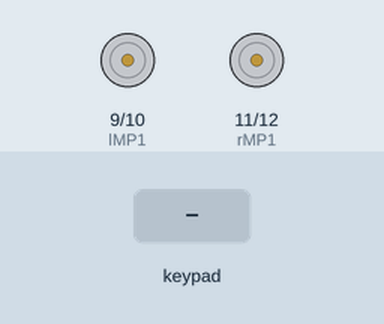
Simulated run of this sketch. Board: Arduino Uno, built with avr-gcc and run on an emulated ATmega328P. Parts: motor-driver pin pairs drawn as motors (green arrow = first pin HIGH = forward, orange = second pin HIGH = backward, longer = more drive, scaled by the enable pin). The test bench sets the inputs (shaded band).

Above: at 1.2 s.
1.3 s: key 'U' pressed
At 1.5 s:
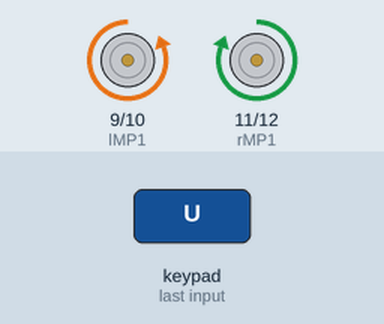
3.2 s: key 'D' pressed
At 3.4 s:
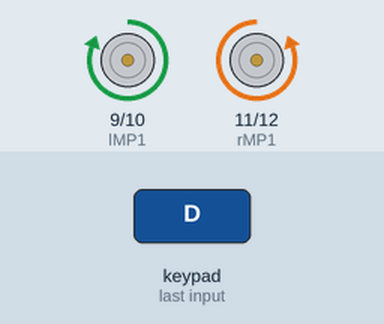
5.1 s: key 'L' pressed
At 5.3 s:
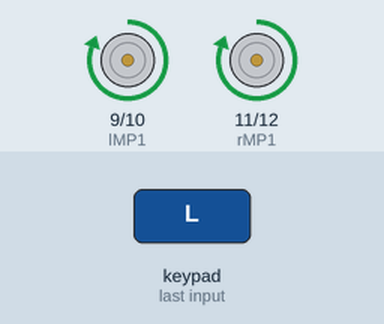
7.0 s: key 'R' pressed
At 7.2 s:
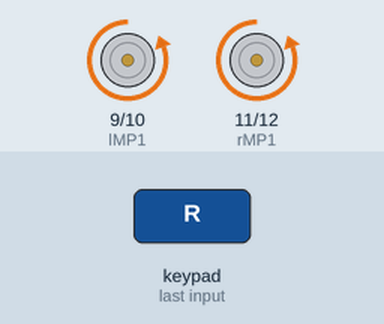
Timing chart, 0 to 9.9 s (numbered marks = the images above; inputs shaded):
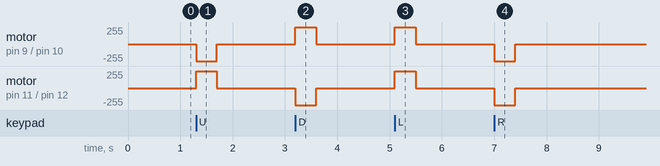

The sketch:

RC_car.ino
```cpp
#define CUSTOM_SETTINGS
#define INCLUDE_GAMEPAD_MODULE
#include <Dabble.h>

int EN_right = 7;
int rMP1 = 11;
int rMP2 = 12;

int EN_left = 8;
int lMP1 = 9;
int lMP2 = 10;

void setup() {
  // put your setup code here, to run once:

  pinMode(EN_right, OUTPUT);
  pinMode(rMP1, OUTPUT);
  pinMode(rMP2, OUTPUT);

  pinMode(EN_left, OUTPUT);
  pinMode(lMP1, OUTPUT);
  pinMode(lMP2, OUTPUT);


  Dabble.begin(9600, 2, 3);

}

void loop() {
  // put your main code here, to run repeatedly:
  int rMP_speed = 0;
  int lMP_speed = 0;

  Dabble.processInput();

  if (GamePad.isUpPressed()){
    rMP_speed = -255;
    lMP_speed = -255;

    digitalWrite(rMP1, HIGH);
    digitalWrite(rMP2, LOW);
    digitalWrite(lMP1, LOW);
    digitalWrite(lMP2, HIGH);

  } else if (GamePad.isDownPressed()){
    rMP_speed = 255;
    lMP_speed = 255;

    digitalWrite(rMP1, LOW);
    digitalWrite(rMP2, HIGH);
    digitalWrite(lMP1, HIGH);
    digitalWrite(lMP2, LOW);

  } else if (GamePad.isLeftPressed()){
    rMP_speed = 255;
    lMP_speed = -255;

    digitalWrite(rMP1, HIGH);
    digitalWrite(rMP2, LOW);
    digitalWrite(lMP1, HIGH);
    digitalWrite(lMP2, LOW);

  } else if (GamePad.isRightPressed()){
    rMP_speed = -255;
    lMP_speed = 255;

    digitalWrite(rMP1, LOW);
    digitalWrite(rMP2, HIGH);
    digitalWrite(lMP1, LOW);
    digitalWrite(lMP2, HIGH);

  }

  analogWrite(EN_right, abs(rMP_speed));
  analogWrite(EN_left, abs(lMP_speed));


}
```

Measured:
- after the input at 1.3 s, motor on pin 9 (lMP1) / pin 10 (lMP2): stopped → backward 255/255 at once, → stopped 0.40 s later; motor on pin 11 (rMP1) / pin 12 (rMP2): stopped → forward 255/255 at once, → stopped 0.40 s later
- after the input at 3.2 s, motor on pin 9 (lMP1) / pin 10 (lMP2): stopped → forward 255/255 at once, → stopped 0.40 s later; motor on pin 11 (rMP1) / pin 12 (rMP2): stopped → backward 255/255 at once, → stopped 0.40 s later
- after the input at 5.1 s, motor on pin 9 (lMP1) / pin 10 (lMP2), motor on pin 11 (rMP1) / pin 12 (rMP2): stopped → forward 255/255 at once, → stopped 0.40 s later
- after the input at 7.0 s, motor on pin 9 (lMP1) / pin 10 (lMP2), motor on pin 11 (rMP1) / pin 12 (rMP2): stopped → backward 255/255 at once, → stopped 0.40 s later
